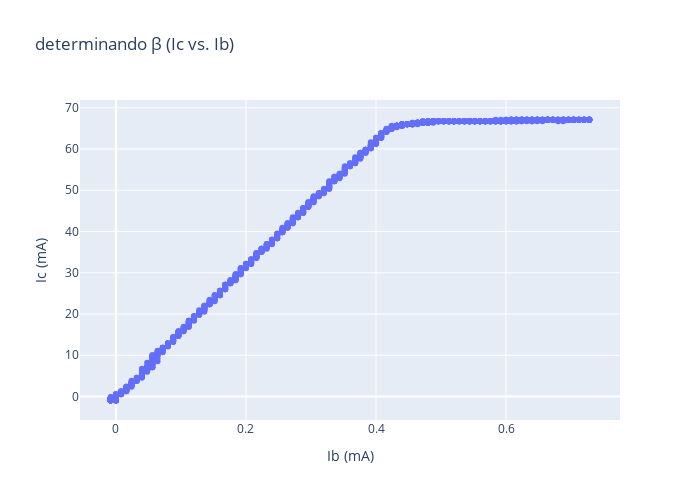

Notebook source saved alongside this figure:
### Code cell
traces = []
#----
# x0 = df['Ib(mA)'][1280:-1]
# y0 = df['Ic(mA)'][1280:-1]
x0 = df2['Ib(mA)']
y0 = df2['Ic(mA)']
traces.append(go.Scatter(x=x0, y=y0, mode='markers', name='Vbb'))
#adicionando traços
fig3 = go.Figure()
fig3 = fig3.add_trace(traces[0])
#ajustando layout
layout_dict = {'title': 'determinando β (Ic vs. Ib)',
              'height' : 500,
              'width' : 700}
fig3.update_layout(layout_dict)
fig3.update_yaxes(title_text='Ic (mA)')
fig3.update_xaxes(title_text='Ib (mA)')
# fig3.update_yaxes(title_text='Vc (V)', row=2, col=1)
#fig3.update_xaxes(title_text='Tempo (s)', row=2, col=1)

### Figure 1 — Plotly figure (JSON) as saved in the notebook; plotly's stock layout.template omitted (floating-point values rounded to 4 significant figures; data arrays with more than 128 entries replaced by an {"elided": "..."} marker saying what was removed)
{"data": [{"mode": "markers", "name": "Vbb", "type": "scatter", "x": {"elided": "1299 float values"}, "y": {"elided": "1299 float values"}}], "layout": {"height": 500, "title": {"text": "determinando β (Ic vs. Ib)"}, "width": 700, "xaxis": {"title": {"text": "Ib (mA)"}}, "yaxis": {"title": {"text": "Ic (mA)"}}}}
